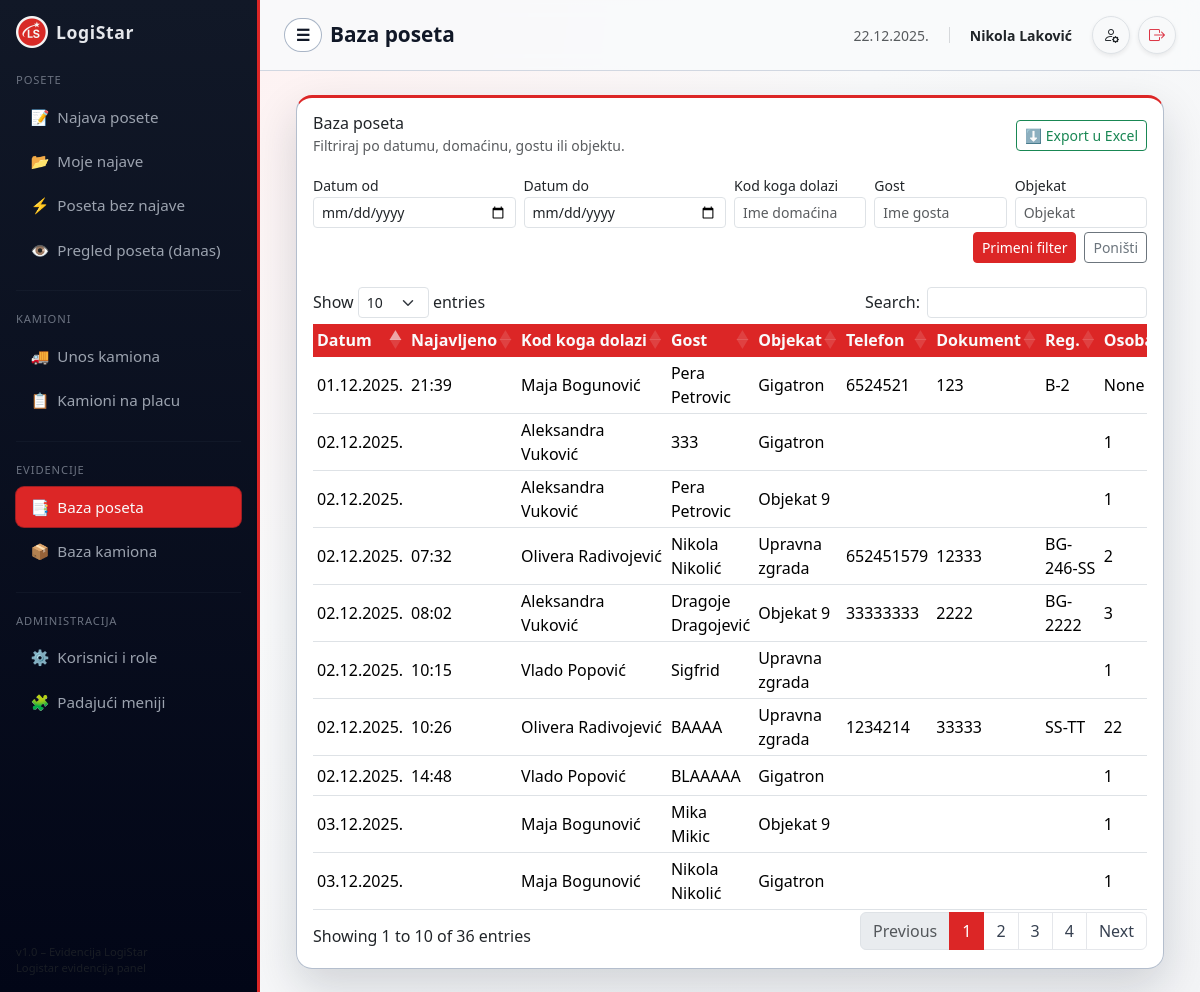
/security/posete (signed in), run on the app's committed database.
### tables this page shows
CREATE TABLE "visits" (
	"id"	INTEGER,
	"arrival_date"	TEXT NOT NULL,
	"expected_time"	TEXT,
	"host_employee"	TEXT NOT NULL,
	"phone"	TEXT,
	"object_name"	TEXT NOT NULL,
	"guest_name"	TEXT NOT NULL,
	"document_number"	TEXT,
	"vehicle_plate"	TEXT,
	"note"	TEXT,
	"persons_count"	INTEGER,
	"entry_time"	TEXT,
	"exit_time"	TEXT,
	"created_by"	TEXT,
	"status"	TEXT,
	PRIMARY KEY("id" AUTOINCREMENT)
);

### app.py (the view)
@app.route("/security/posete", methods=["GET"])
@require_role("admin", "security_chief")
def security_posete():
    conn = get_db()
    cur = conn.cursor()
    date_from = request.args.get("date_from") or None
    date_to = request.args.get("date_to") or None
    host = (request.args.get("host") or "").strip()
    obj = (request.args.get("object_name") or "").strip()
    guest = (request.args.get("guest_name") or "").strip()
    query = "SELECT * FROM visits WHERE 1=1"
    params = []
    if date_from:
        query += " AND arrival_date >= ?"
        params.append(date_from)
    if date_to:
        query += " AND arrival_date <= ?"
        params.append(date_to)
    if host:
        query += " AND host_employee LIKE ?"
        params.append(f"%{host}%")
    if obj:
        query += " AND object_name LIKE ?"
        params.append(f"%{obj}%")
    if guest:
        query += " AND guest_name LIKE ?"
        params.append(f"%{guest}%")
    query += " ORDER BY arrival_date DESC, expected_time"
    rows = cur.execute(query, params).fetchall()
    conn.close()
    return render_template(
        "security_posete.html",
        page_title="Baza poseta",
        rows=rows,
        filters={
            "date_from": date_from or "",
            "date_to": date_to or "",
            "host": host,
            "object_name": obj,
            "guest_name": guest,
        },
        date_today=date.today().strftime("%d.%m.%Y."),
    )

### app.py (called while the page is built)
@app.template_filter('date_sr')
def date_sr_filter(value):
    if not value:
        return ''
    s = str(value)
    if len(s) == 10 and s[4] == '-' and s[7] == '-':
        return f"{s[8:10]}.{s[5:7]}.{s[0:4]}."
    if len(s) >= 16 and s[4] == '-' and s[10] == ' ':
        date_part = f"{s[8:10]}.{s[5:7]}.{s[0:4]}."
        time_part = s[11:16]
        return f"{date_part} {time_part}"
    return s

def get_db():
    conn = sqlite3.connect(DB_PATH)
    conn.row_factory = sqlite3.Row
    return conn

def require_role(*allowed_roles):
    def decorator(view_func):
        @wraps(view_func)
        def wrapped_view(*args, **kwargs):
            if "user_email" not in session:
                next_url = request.path
                return redirect(url_for("login", next=next_url))
            role = session.get("role")
            if allowed_roles and role not in allowed_roles:
                return redirect(url_for("no_access"))
            return view_func(*args, **kwargs)
        return wrapped_view
    return decorator

### templates/security_posete.html (shortened to what this page needs)
{% extends "base.html" %}
{% block content %}
<div class="card card-soft p-3">
  <div class="d-flex justify-content-between align-items-center mb-3">
    <div>
      <h6 class="mb-0">Baza poseta</h6>
      <small class="text-muted">
        Filtriraj po datumu, domaćinu, gostu ili objektu.
      </small>
    </div>
    <div>
      <a class="btn btn-sm btn-outline-success"
         href="{{ url_for('security_posete_export',
                          date_from=filters.date_from,
                          date_to=filters.date_to,
                          host=filters.host,
                          object_name=filters.object_name,
                          guest_name=filters.guest_name) }}">
        ⬇️ Export u Excel
      </a>
    </div>
  </div>
  <form method="get" class="row g-2 mb-4">
    <div class="col-6 col-md-3">
      <label class="form-label small mb-0">Datum od</label>
      <input type="date" name="date_from" class="form-control form-control-sm"
             value="{{ filters.date_from }}">
    </div>
    <div class="col-6 col-md-3">
      <label class="form-label small mb-0">Datum do</label>
      <input type="date" name="date_to" class="form-control form-control-sm"
             value="{{ filters.date_to }}">
    </div>
    <div class="col-6 col-md-2">
      <label class="form-label small mb-0">Kod koga dolazi</label>
      <input type="text" name="host" class="form-control form-control-sm"
             placeholder="Ime domaćina" value="{{ filters.host }}">
    </div>
    <div class="col-6 col-md-2">
      <label class="form-label small mb-0">Gost</label>
      <input type="text" name="guest_name" class="form-control form-control-sm"
             placeholder="Ime gosta" value="{{ filters.guest_name }}">
    </div>
    <div class="col-6 col-md-2">
      <label class="form-label small mb-0">Objekat</label>
      <input type="text" name="object_name" class="form-control form-control-sm"
             placeholder="Objekat" value="{{ filters.object_name }}">
    </div>
    <div class="col-12 d-flex justify-content-end align-items-end mt-1">
      <button type="submit" class="btn btn-primary btn-sm me-2">Primeni filter</button>
      <a href="{{ url_for('security_posete') }}" class="btn btn-outline-secondary btn-sm">Poništi</a>
    </div>
  </form>
  <div>
    <table class="table table-soft table-sm align-middle data-table-scroll" id="table_posete" style="width:100%">
      <thead>
        <tr>
          <th>Datum</th>
          <th>Najavljeno</th>
          <th>Kod koga dolazi</th>
          <th>Gost</th>
          <th>Objekat</th>
          <th>Telefon</th>
          <th>Dokument</th>
          <th>Reg.</th>
          <th>Osoba</th>
        </tr>
      </thead>
      <tbody>
        {% for r in rows %}
        <tr>
          <td>{{ r.arrival_date | date_sr }}</td>
          <td>{{ r.expected_time or '' }}</td>
          <td>{{ r.host_employee }}</td>
          <td>{{ r.guest_name }}</td>
          <td>{{ r.object_name }}</td>
          <td>{{ r.phone }}</td>
          <td>{{ r.document_number }}</td>
          <td>{{ r.vehicle_plate }}</td>
          <td>{{ r.persons_count }}</td>
        </tr>
        {% endfor %}
      </tbody>
    </table>
  </div>
</div>
{% endblock %}

### templates/base.html (style rules this page uses)
:root { --ls-red: #dc2626; --ls-red-soft: #fee2e2; --ls-gray-light: #f3f4f6; --ls-dark: #0f172a; --sidebar-width: 260px; }
body { background: var(--ls-gray-light); font-family: system-ui, -apple-system, BlinkMacSystemFont, "Segoe UI", sans-serif; overflow-x: hidden; }
.card-soft { border-radius: 1rem; border: 1px solid rgba(148, 163, 184, 0.7); box-shadow: 0 18px 45px rgba(15, 23, 42, 0.16); background: rgba(255, 255, 255, 0.96); border-top: 3px solid var(--ls-red); }
.table-soft thead th { background: var(--ls-red); color: #f9fafb; border-color: var(--ls-red) !important; white-space: nowrap; }
.table-soft tbody tr:nth-child(odd) { background: #ffffff; }
.table-soft tbody tr:nth-child(even) { background: var(--ls-gray-light); }
.btn-primary { background-color: var(--ls-red); border-color: var(--ls-red); }

### data on the page
visits: arrival_date "03.12.2025.", host_employee "Maja Bogunović", guest_name "Mika Mikic", object_name "Objekat 9", persons_count "1"
visits: arrival_date "03.12.2025.", host_employee "Maja Bogunović", guest_name "Nikola Nikolić", object_name "Gigatron", persons_count "1"
visits: arrival_date "02.12.2025.", host_employee "Aleksandra Vuković", guest_name "333", object_name "Gigatron", persons_count "1"
visits: arrival_date "02.12.2025.", host_employee "Aleksandra Vuković", guest_name "Pera Petrovic", object_name "Objekat 9", persons_count "1"
visits: arrival_date "02.12.2025.", expected_time "07:32", host_employee "Olivera Radivojević", guest_name "Nikola Nikolić", object_name "Upravna zgrada", phone "652451579", document_number "12333", vehicle_plate "BG-246-SS", persons_count "2"
visits: arrival_date "02.12.2025.", expected_time "08:02", host_employee "Aleksandra Vuković", guest_name "Dragoje Dragojević", object_name "Objekat 9", phone "33333333", document_number "2222", vehicle_plate "BG-2222", persons_count "3"
visits: arrival_date "02.12.2025.", expected_time "10:15", host_employee "Vlado Popović", guest_name "Sigfrid", object_name "Upravna zgrada", persons_count "1"
visits: arrival_date "02.12.2025.", expected_time "10:26", host_employee "Olivera Radivojević", guest_name "BAAAA", object_name "Upravna zgrada", phone "1234214", document_number "33333", vehicle_plate "SS-TT", persons_count "22"
visits: arrival_date "02.12.2025.", expected_time "14:48", host_employee "Vlado Popović", guest_name "BLAAAAA", object_name "Gigatron", persons_count "1"
visits: arrival_date "01.12.2025.", expected_time "21:39", host_employee "Maja Bogunović", guest_name "Pera Petrovic", object_name "Gigatron", phone "6524521", document_number "123", vehicle_plate "B-2", persons_count "None"

### other printed values
{{ page_title or "LogiStar Evidencija" }} "Baza poseta"
{{ session.get('full_name', '') }} "Nikola Laković"
